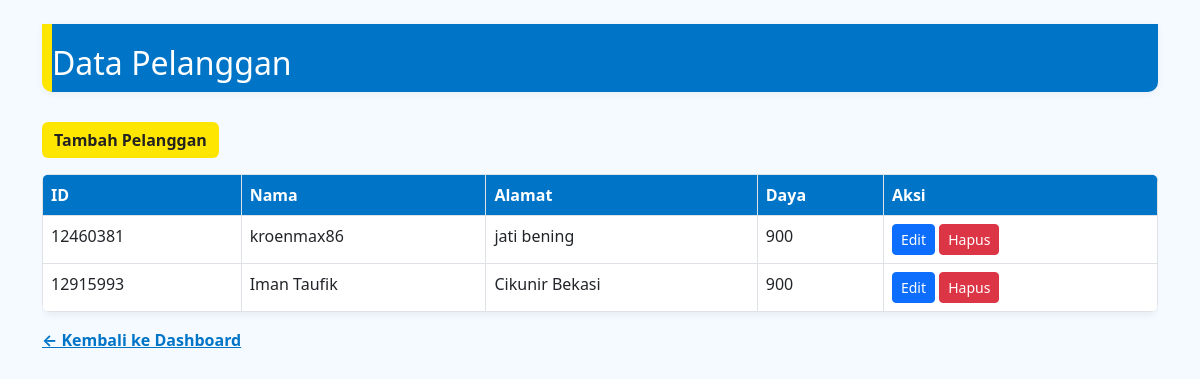
Screenshot of /pages/pelanggan.php (signed in) with the database file from the repository.
### tables this page shows
CREATE TABLE `pelanggan` (
  `id_pelanggan` varchar(10) NOT NULL,
  `nama` varchar(100) DEFAULT NULL,
  `password` varchar(100) DEFAULT NULL,
  `email` varchar(100) DEFAULT NULL,
  `alamat` text DEFAULT NULL,
  `daya` int(11) DEFAULT NULL,
  `tanggal_registrasi` date DEFAULT NULL
);

### pages/pelanggan.php (the view, shortened to what this page needs)
<?php
include '../config/koneksi.php';
$result = mysqli_query($koneksi, "SELECT * FROM pelanggan");
?>
<!DOCTYPE html>
<html>
<head>
</head>
<body>
    <div class="container mt-4">
        <div class="pln-header">
            <h2 class="mb-0">Data Pelanggan</h2>
        </div>
        <a href="tambah_pelanggan.php" class="btn btn-pln mb-3">Tambah Pelanggan</a>
        <div class="table-responsive">
            <table class="table table-bordered table-pln">
                <thead>
                    <tr>
                        <th>ID</th><th>Nama</th><th>Alamat</th><th>Daya</th><th>Aksi</th>
                    </tr>
                </thead>
                <tbody>
                <?php while ($row = mysqli_fetch_assoc($result)): ?>
                    <tr>
                        <td><?= $row['id_pelanggan'] ?></td>
                        <td><?= $row['nama'] ?></td>
                        <td><?= $row['alamat'] ?></td>
                        <td><?= $row['daya'] ?></td>
                        <td>
                            <a href="tambah_pelanggan.php?id=<?= $row['id_pelanggan'] ?>" class="btn btn-sm btn-primary">Edit</a>
                            <a href="../proses/hapus_pelanggan.php?id=<?= $row['id_pelanggan'] ?>" class="btn btn-sm btn-danger" onclick="return confirm('Yakin ingin menghapus pelanggan ini BESERTA penggunaan dan tagihannya?')">Hapus</a>
                        </td>
                    </tr>
                <?php endwhile; ?>
                </tbody>
            </table>
        </div>
        <a href="../dashboard.php" class="link-kembali">&larr; Kembali ke Dashboard</a>
    </div>
</body>
</html>

### pages/pelanggan.php (style rules this page uses)
body { background: #f4faff; }
.pln-header { background: #0074c7; color: #fff; padding: 20px 0 10px 0; border-left: 10px solid #ffe600; border-radius: 0 0 10px 10px; margin-bottom: 30px; box-shadow: 0 2px 8px rgba(0,0,0,0.05); }
.table-pln { background: #fff; border-radius: 8px; overflow: hidden; box-shadow: 0 2px 8px rgba(0,0,0,0.07); }
.table-pln th { background: #0074c7; color: #fff; }
.btn-pln { background: #ffe600; color: #222; border: none; font-weight: bold; }
.link-kembali { color: #0074c7; font-weight: bold; }

### rows the page displays
pelanggan: id_pelanggan "12460381", nama "kroenmax86", alamat "jati bening", daya "900"
pelanggan: id_pelanggan "12915993", nama "Iman Taufik", alamat "Cikunir Bekasi", daya "900"
